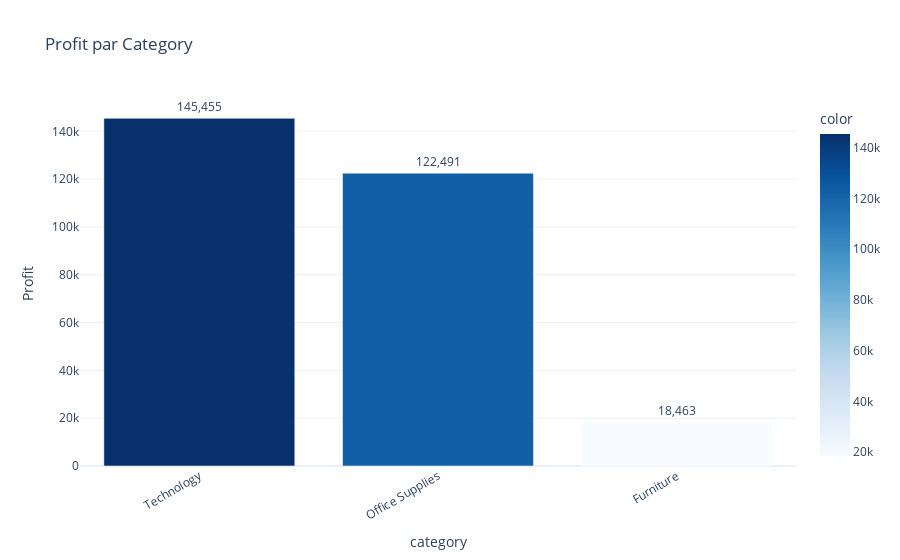
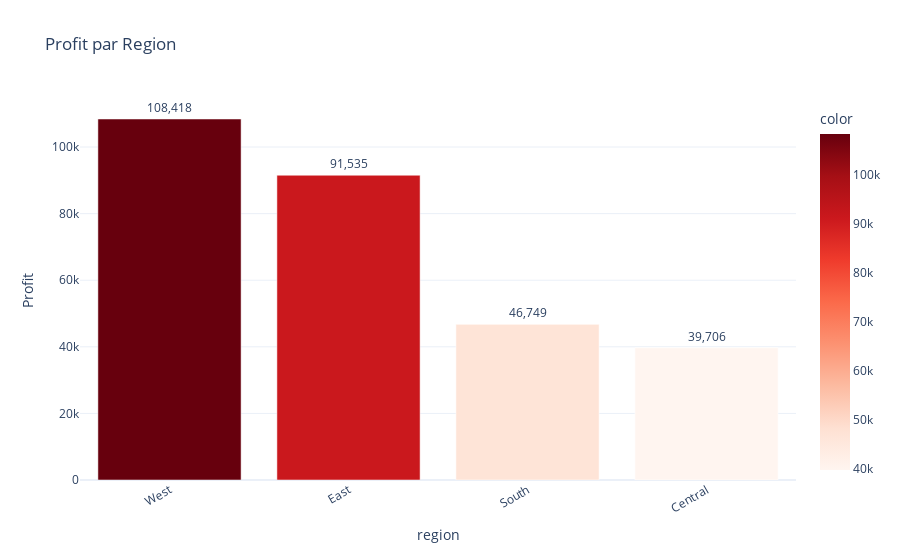

Notebook cell for these charts, in order:
### Markdown cell above
* Analyse par Catégorie et Région

### Code cell
# Profit par catégorie
profit_category = df_cleaned.groupby('category')['profit'].sum().sort_values(ascending=False)
print(profit_category)

# Profit par région
profit_region = df_cleaned.groupby('region')['profit'].sum().sort_values(ascending=False)
print(profit_region)

# Visualisation avec Plotly
fig = px.bar(
    profit_category,
    x=profit_category.index,
    y=profit_category.values,
    title="Profit par Category",
    labels={'x':'Category','y':'Profit'},
    color=profit_category.values,
    color_continuous_scale='Blues'
)

fig.update_traces(texttemplate='%{y:,.0f}', textposition='outside')
fig.update_layout(template='plotly_white', xaxis_tickangle=-30)
fig.show()

fig = px.bar(profit_region, x=profit_region.index, y=profit_region.values, 
             title="Profit par Region", labels={'x':'Region','y':'Profit'}, color=profit_region.values, color_continuous_scale="Reds")
fig.update_traces(texttemplate='%{y:,.0f}', textposition='outside')
fig.update_layout(template='plotly_white', xaxis_tickangle=-30)
fig.show()

### Figure 1 — Plotly figure (JSON) as saved in the notebook; plotly's stock layout.template omitted (floating-point values rounded to 4 significant figures)
{"data": [{"hovertemplate": "category=%{x}<br>Profit=%{y}<br>color=%{marker.color}<extra></extra>", "legendgroup": "", "marker": {"color": [145500.0, 122500.0, 18460.0], "coloraxis": "coloraxis", "pattern": {"shape": ""}}, "name": "", "orientation": "v", "showlegend": false, "textposition": "outside", "texttemplate": "%{y:,.0f}", "type": "bar", "x": ["Technology", "Office Supplies", "Furniture"], "xaxis": "x", "y": [145500.0, 122500.0, 18460.0], "yaxis": "y"}], "layout": {"barmode": "relative", "coloraxis": {"colorbar": {"title": {"text": "color"}}, "colorscale": [[0, "rgb(247,251,255)"], [0.125, "rgb(222,235,247)"], [0.25, "rgb(198,219,239)"], [0.375, "rgb(158,202,225)"], [0.5, "rgb(107,174,214)"], [0.625, "rgb(66,146,198)"], [0.75, "rgb(33,113,181)"], [0.875, "rgb(8,81,156)"], [1, "rgb(8,48,107)"]]}, "legend": {"tracegroupgap": 0}, "title": {"text": "Profit par Category"}, "xaxis": {"anchor": "y", "domain": [0, 1], "tickangle": -30, "title": {"text": "category"}}, "yaxis": {"anchor": "x", "domain": [0, 1], "title": {"text": "Profit"}}}}

### Figure 2 — Plotly figure (JSON) as saved in the notebook; plotly's stock layout.template omitted (floating-point values rounded to 4 significant figures)
{"data": [{"hovertemplate": "region=%{x}<br>Profit=%{y}<br>color=%{marker.color}<extra></extra>", "legendgroup": "", "marker": {"color": [108400.0, 91530.0, 46750.0, 39710.0], "coloraxis": "coloraxis", "pattern": {"shape": ""}}, "name": "", "orientation": "v", "showlegend": false, "textposition": "outside", "texttemplate": "%{y:,.0f}", "type": "bar", "x": ["West", "East", "South", "Central"], "xaxis": "x", "y": [108400.0, 91530.0, 46750.0, 39710.0], "yaxis": "y"}], "layout": {"barmode": "relative", "coloraxis": {"colorbar": {"title": {"text": "color"}}, "colorscale": [[0, "rgb(255,245,240)"], [0.125, "rgb(254,224,210)"], [0.25, "rgb(252,187,161)"], [0.375, "rgb(252,146,114)"], [0.5, "rgb(251,106,74)"], [0.625, "rgb(239,59,44)"], [0.75, "rgb(203,24,29)"], [0.875, "rgb(165,15,21)"], [1, "rgb(103,0,13)"]]}, "legend": {"tracegroupgap": 0}, "title": {"text": "Profit par Region"}, "xaxis": {"anchor": "y", "domain": [0, 1], "tickangle": -30, "title": {"text": "region"}}, "yaxis": {"anchor": "x", "domain": [0, 1], "title": {"text": "Profit"}}}}
